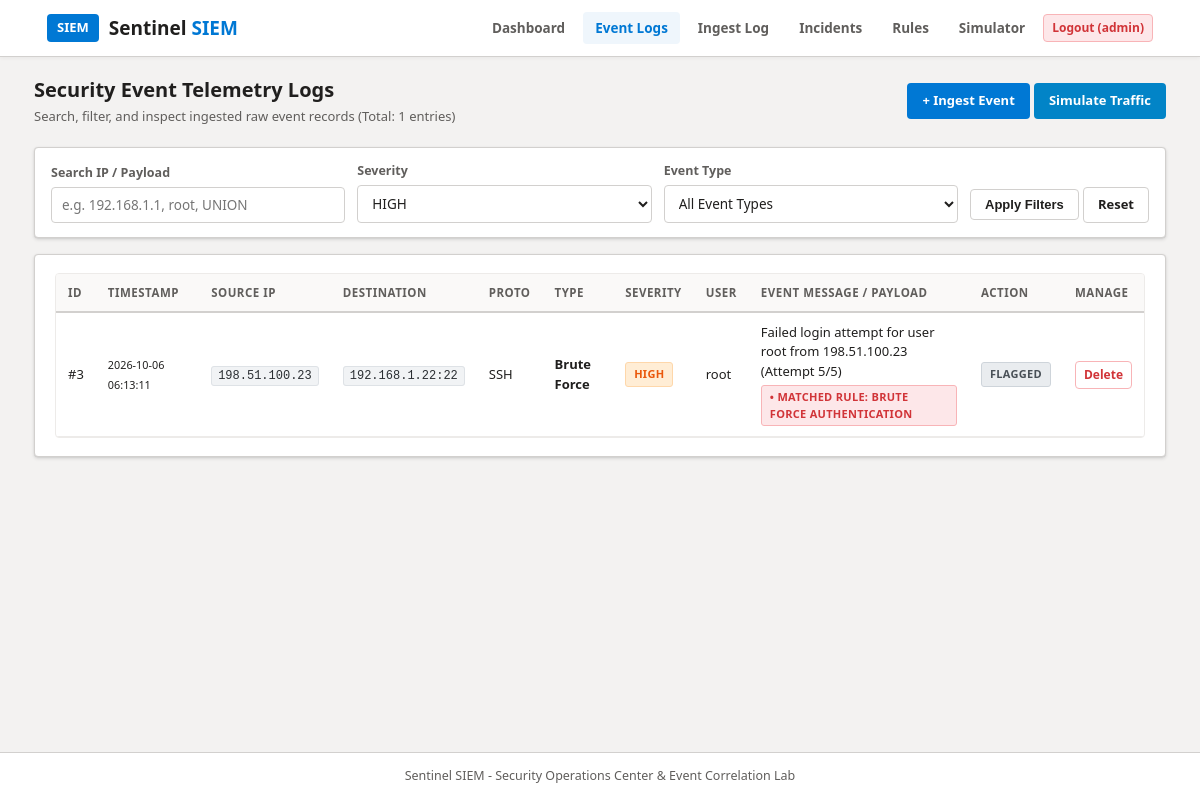
/logs.php?severity=HIGH (signed in), run on the app's committed database.
### tables this page shows
CREATE TABLE IF NOT EXISTS security_logs (
    id INT AUTO_INCREMENT PRIMARY KEY,
    timestamp DATETIME DEFAULT CURRENT_TIMESTAMP,
    source_ip VARCHAR(45) NOT NULL,
    dest_ip VARCHAR(45) NOT NULL,
    port INT NOT NULL,
    protocol VARCHAR(10) NOT NULL,
    event_type VARCHAR(50) NOT NULL,
    severity ENUM('INFO', 'LOW', 'MEDIUM', 'HIGH', 'CRITICAL') DEFAULT 'INFO',
    username VARCHAR(50) DEFAULT 'system',
    message TEXT NOT NULL,
    action_taken VARCHAR(50) DEFAULT 'Logged',
    rule_triggered VARCHAR(100) DEFAULT NULL
);

### logs.php (the view, shortened to what this page needs)
<?php
include "db.php";
$filter_severity = trim($_GET['severity'] ?? '');
$filter_search = trim($_GET['search'] ?? '');
$where_clauses = [];
if (!empty($filter_severity)) {
    $sev_esc = $conn->real_escape_string($filter_severity);
    $where_clauses[] = "severity = '$sev_esc'";
}
$where_sql = "";
if (count($where_clauses) > 0) {
    $where_sql = "WHERE " . implode(" AND ", $where_clauses);
}
$logs_query = "SELECT * FROM security_logs $where_sql ORDER BY id DESC";
$logs_result = $conn->query($logs_query);
$log_count = $logs_result ? $logs_result->num_rows : 0;
include "header.php";
?>
<div class="container">
    <div class="page-title-bar">
        <div>
            <h2>Security Event Telemetry Logs</h2>
            <p class="subtitle">Search, filter, and inspect ingested raw event records (Total: <?php echo $log_count; ?> entries)</p>
        </div>
        <div>
            <a href="add_log.php" class="btn btn-primary">+ Ingest Event</a>
            <a href="simulator.php" class="btn btn-cyan">Simulate Traffic</a>
        </div>
    </div>
    <form method="GET" action="logs.php" class="filter-bar">
        <div class="filter-item">
            <label for="search">Search IP / Payload</label>
            <input type="text" id="search" name="search" placeholder="e.g. 192.168.1.1, root, UNION" value="<?php echo htmlspecialchars($filter_search); ?>">
        </div>
        <div class="filter-item">
            <label for="severity">Severity</label>
            <select id="severity" name="severity">
                <option value="HIGH" <?php if ($filter_severity === 'HIGH') echo 'selected'; ?>>HIGH</option>
            </select>
        </div>
        <div class="filter-item">
            <label for="event_type">Event Type</label>
            <select id="event_type" name="event_type">
                <option value="">All Event Types</option>
            </select>
        </div>
        <div>
            <button type="submit" class="btn btn-secondary">Apply Filters</button>
            <a href="logs.php" class="btn btn-secondary">Reset</a>
        </div>
    </form>
    <div class="panel">
        <div class="table-responsive">
            <table>
                <thead>
                    <tr>
                        <th>ID</th>
                        <th>Timestamp</th>
                        <th>Source IP</th>
                        <th>Destination</th>
                        <th>Proto</th>
                        <th>Type</th>
                        <th>Severity</th>
                        <th>User</th>
                        <th>Event Message / Payload</th>
                        <th>Action</th>
                        <?php if (isset($_SESSION["username"])): ?>
                            <th>Manage</th>
                        <?php endif; ?>
                    </tr>
                </thead>
                <tbody>
                    <?php if ($logs_result && $logs_result->num_rows > 0): ?>
                        <?php while ($log = $logs_result->fetch_assoc()): ?>
                            <tr>
                                <td>#<?php echo $log['id']; ?></td>
                                <td><small><?php echo date("Y-m-d H:i:s", strtotime($log['timestamp'])); ?></small></td>
                                <td><span class="code-pill"><?php echo htmlspecialchars($log['source_ip']); ?></span></td>
                                <td><span class="code-pill"><?php echo htmlspecialchars($log['dest_ip']) . ":" . $log['port']; ?></span></td>
                                <td><?php echo htmlspecialchars($log['protocol']); ?></td>
                                <td><strong><?php echo htmlspecialchars($log['event_type']); ?></strong></td>
                                <td>
                                    <span class="badge badge-<?php echo strtolower($log['severity']); ?>">
                                        <?php echo htmlspecialchars($log['severity']); ?>
                                    </span>
                                </td>
                                <td><?php echo htmlspecialchars($log['username']); ?></td>
                                <td>
                                    <?php echo htmlspecialchars($log['message']); ?>
                                    <?php if (!empty($log['rule_triggered'])): ?>
                                        <div style="margin-top: 4px;">
                                            <span class="badge badge-critical">&bull; Matched Rule: <?php echo htmlspecialchars($log['rule_triggered']); ?></span>
                                        </div>
                                    <?php endif; ?>
                                </td>
                                <td><span class="badge badge-info"><?php echo htmlspecialchars($log['action_taken']); ?></span></td>
                                <?php if (isset($_SESSION["username"])): ?>
                                    <td>
                                        <a href="logs.php?delete_id=<?php echo $log['id']; ?>" class="btn btn-danger btn-sm" onclick="return confirm('Delete log record #<?php echo $log['id']; ?>?')">Delete</a>
                                    </td>
                                <?php endif; ?>
                            </tr>
                        <?php endwhile; ?>
                    <?php endif; ?>
                </tbody>
            </table>
        </div>
    </div>
</div>
<?php include "footer.php"; ?>

### data on the page
security_logs: id "3", timestamp "2026-10-06 06:13:11", source_ip "198.51.100.23", dest_ip "192.168.1.22", port "22", protocol "SSH", event_type "Brute Force", severity "HIGH", username "root", message "Failed login attempt for user root from 198.51.100.23 (Attempt 5/5)", rule_triggered "BRUTE FORCE AUTHENTICATION", action_taken "FLAGGED"

### other printed values
$_SESSION["username"] "admin"
$log_count "1"
